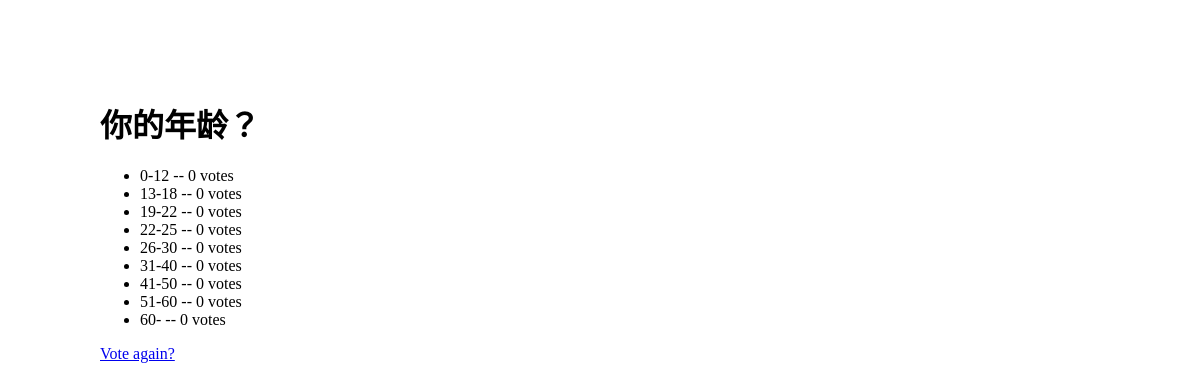
Screenshot of /polls/3/results/ with the database file from the repository.
### polls/models.py (models this page shows, shortened)
class Question(models.Model):
    question_text = models.CharField(max_length=200)
    pub_date = models.DateTimeField('date published')
    def was_published_recently(self):
        return self.pub_date >= timezone.now() - datetime.timedelta(days=1)
    def was_published_recently(self):
        now = timezone.now()
        return now - datetime.timedelta(days=1) <= self.pub_date <= now
    was_published_recently.admin_order_field = 'pub_date'
    was_published_recently.boolean = True
    was_published_recently.short_description = 'Published recently?'

class Choice(models.Model):
    question = models.ForeignKey(Question, on_delete=models.CASCADE)
    choice_text = models.CharField(max_length=200)
    votes = models.IntegerField(default=0)

### polls/views.py (the view)
# urls.py: url(r'^(?P<pk>[0-9]+)/results/$', views.ResultsView.as_view(), name='results'),
class ResultsView(generic.DetailView):
    model = Question
    template_name = 'polls/results.html'

### polls/templates/polls/results.html (shortened to what this page needs)
<!DOCTYPE html>
<html>
<head>
    {% load static %}
    <link rel="stylesheet" type="text/css" href="{% static 'polls/style-results.css' %}" />
</head>
<body>
    <div class="content">
        <h1>{{ question.question_text }}</h1>
        <ul>
        {% for choice in question.choice_set.all %}
            <li>{{ choice.choice_text }} -- {{ choice.votes }} vote{{ choice.votes|pluralize }}</li>
        {% endfor %}
        </ul>
        <a href="{% url 'polls:detail' question.id %}">Vote again?</a>
    </div>
</body>
</html>

### polls/static/polls/style-results.css (style rules this page uses)
body { height: 1000px; }
.content { width: 1000px; margin: 100px auto; }

### rows the page displays
Question: question_text "你的年龄？"
Choice: choice_text "0-12", votes "0"
Choice: choice_text "13-18", votes "0"
Choice: choice_text "19-22", votes "0"
Choice: choice_text "22-25", votes "0"
Choice: choice_text "26-30", votes "0"
Choice: choice_text "31-40", votes "0"
Choice: choice_text "41-50", votes "0"
Choice: choice_text "51-60", votes "0"
Choice: choice_text "60-", votes "0"
